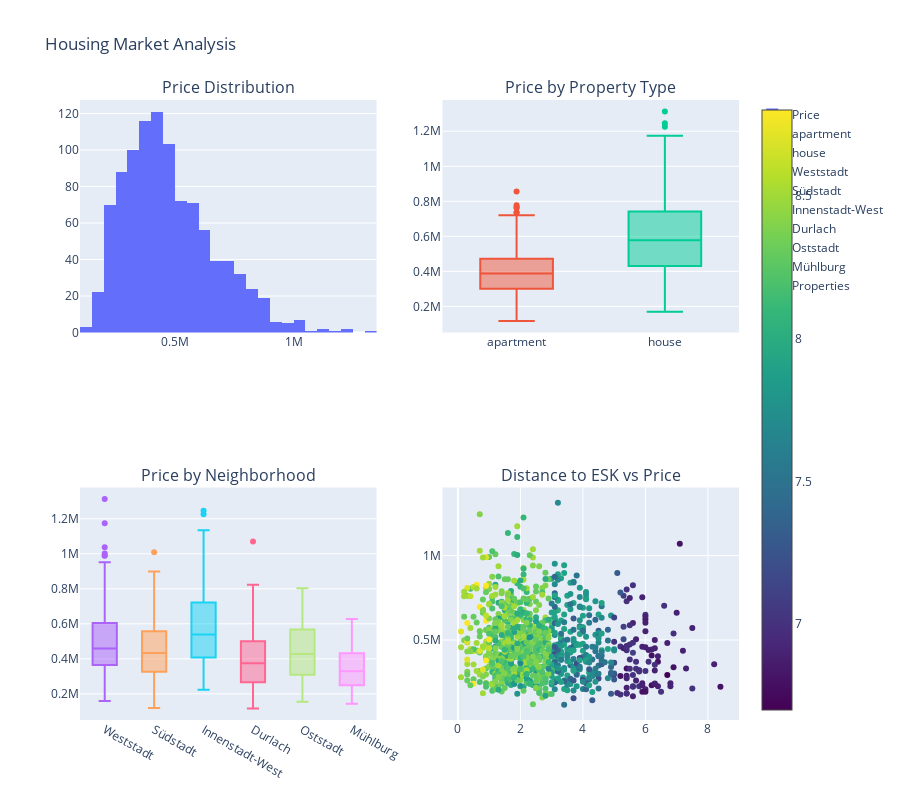

The notebook cell saved with this chart:
### Markdown cell above
## 4. Exploratory Data Analysis (EDA)

### Code cell
# Price Distribution Analysis
fig = make_subplots(
    rows=2, cols=2,
    subplot_titles=('Price Distribution', 'Price by Property Type', 
                   'Price by Neighborhood', 'Distance to ESK vs Price'),
    specs=[[{"type": "histogram"}, {"type": "box"}],
           [{"type": "box"}, {"type": "scatter"}]]
)

# Price histogram
fig.add_trace(
    go.Histogram(x=df['price'], name='Price', nbinsx=30),
    row=1, col=1
)

# Price by property type
for prop_type in df['property_type'].unique():
    fig.add_trace(
        go.Box(y=df[df['property_type']==prop_type]['price'], 
               name=prop_type),
        row=1, col=2
    )

# Price by neighborhood (top 10)
top_neighborhoods = df['neighborhood'].value_counts().head(10).index
df_top = df[df['neighborhood'].isin(top_neighborhoods)]
for neighborhood in top_neighborhoods:
    fig.add_trace(
        go.Box(y=df_top[df_top['neighborhood']==neighborhood]['price'], 
               name=neighborhood),
        row=2, col=1
    )

# Distance vs Price scatter
fig.add_trace(
    go.Scatter(x=df['distance_to_esk'], y=df['price'], 
               mode='markers', name='Properties',
               marker=dict(color=df['esk_suitability_score'], 
                          colorscale='Viridis', showscale=True)),
    row=2, col=2
)

fig.update_layout(height=800, title_text="Housing Market Analysis")

# Display figure (Notebook compatible)
from IPython.display import display
display(fig)

print("[INSIGHTS] Key Insights:")
print(f"[PRICE] Average Price: €{df['price'].mean():,.2f}")
print(f"[DISTANCE] Average Distance to ESK: {df['distance_to_esk'].mean():.2f} km")
print(f"[SCORE] Average ESK Suitability: {df['esk_suitability_score'].mean():.1f}/100")

### Figure 1 — Plotly figure (JSON) as saved in the notebook; plotly's stock layout.template omitted (floating-point values rounded to 4 significant figures; data arrays with more than 128 entries replaced by an {"elided": "..."} marker saying what was removed)
{"data": [{"name": "Price", "nbinsx": 30, "type": "histogram", "x": {"elided": "1000 int values"}, "xaxis": "x", "yaxis": "y"}, {"name": "apartment", "type": "box", "xaxis": "x2", "y": {"elided": "588 int values"}, "yaxis": "y2"}, {"name": "house", "type": "box", "xaxis": "x2", "y": {"elided": "412 int values"}, "yaxis": "y2"}, {"name": "Weststadt", "type": "box", "xaxis": "x3", "y": {"elided": "380 int values"}, "yaxis": "y3"}, {"name": "Südstadt", "type": "box", "xaxis": "x3", "y": {"elided": "254 int values"}, "yaxis": "y3"}, {"name": "Innenstadt-West", "type": "box", "xaxis": "x3", "y": {"elided": "141 int values"}, "yaxis": "y3"}, {"name": "Durlach", "type": "box", "xaxis": "x3", "y": [370663, 700421, 329368, 620235, 349287, 259964, 318656, 548455, 331353, 823754, 504975, 291984, 183350, 552313, 622021, 371659, 554325, 385098, 208272, 226074, 578281, 216613, 464471, 436197, 497617, 443405, 318840, 799673, 1070460, 297593, 433206, 570627, 320936, 459923, 286674, 265845, 243374, 350320, 473571, 262337, 411021, 602008, 338040, 192690, 244154, 441203, 182559, 761478, 273351, 489185, 378974, 294206, 729733, 662036, 601096, 408770, 329938, 225851, 601531, 539002, 331529, 753640, 232165, 212001, 225857, 649017, 288071, 632596, 315857, 500286, 212631, 481626, 604326, 406278, 456354, 581077, 186575, 167110, 439728, 312674, 207647, 292188, 461437, 368258, 117023, 387723, 353452, 300809, 403411, 450931, 265672, 242766, 748247, 405785, 339228, 371547, 637590, 484152, 305418, 702186, 225978, 193228, 232191, 223383, 355518, 428530, 460435, 500712, 450662, 223021, 716791, 457510, 177492, 193816], "yaxis": "y3"}, {"name": "Oststadt", "type": "box", "xaxis": "x3", "y": [563211, 406465, 267934, 402630, 352182, 573125, 330486, 379908, 521220, 437644, 559183, 540397, 626556, 418493, 460925, 291751, 233217, 661779, 802872, 720407, 315660, 240589, 211586, 344748, 247682, 272849, 550281, 397735, 243030, 350966, 454204, 580064, 637717, 657224, 312993, 463203, 789834, 478896, 638135, 308581, 449402, 181606, 377738, 155284, 598047, 398273, 610521, 739875, 515820, 260243, 257798, 309230, 696946, 496367, 277465, 311852, 599072, 357725, 568092, 444405, 205085, 295550, 546703, 249690, 584912, 529513], "yaxis": "y3"}, {"name": "Mühlburg", "type": "box", "xaxis": "x3", "y": [619354, 444050, 355837, 408869, 444890, 463325, 317503, 272322, 333506, 239788, 268118, 439148, 269725, 222441, 216006, 257963, 143428, 450405, 180957, 393849, 574590, 362325, 430130, 232449, 415988, 627929, 260242, 262702, 255296, 250638, 426282, 365156, 554003, 240801, 243273, 362395, 222509, 514124, 329429, 169765, 367390, 273307, 458426, 327186, 226954], "yaxis": "y3"}, {"marker": {"color": {"elided": "1000 float values"}, "colorscale": [[0, "#440154"], [0.1111, "#482878"], [0.2222, "#3e4989"], [0.3333, "#31688e"], [0.4444, "#26828e"], [0.5556, "#1f9e89"], [0.6667, "#35b779"], [0.7778, "#6ece58"], [0.8889, "#b5de2b"], [1, "#fde725"]], "showscale": true}, "mode": "markers", "name": "Properties", "type": "scatter", "x": {"elided": "1000 float values"}, "xaxis": "x4", "y": {"elided": "1000 int values"}, "yaxis": "y4"}], "layout": {"annotations": [{"font": {"size": 16}, "showarrow": false, "text": "Price Distribution", "x": 0.225, "xanchor": "center", "xref": "paper", "y": 1, "yanchor": "bottom", "yref": "paper"}, {"font": {"size": 16}, "showarrow": false, "text": "Price by Property Type", "x": 0.775, "xanchor": "center", "xref": "paper", "y": 1, "yanchor": "bottom", "yref": "paper"}, {"font": {"size": 16}, "showarrow": false, "text": "Price by Neighborhood", "x": 0.225, "xanchor": "center", "xref": "paper", "y": 0.375, "yanchor": "bottom", "yref": "paper"}, {"font": {"size": 16}, "showarrow": false, "text": "Distance to ESK vs Price", "x": 0.775, "xanchor": "center", "xref": "paper", "y": 0.375, "yanchor": "bottom", "yref": "paper"}], "height": 800, "title": {"text": "Housing Market Analysis"}, "xaxis": {"anchor": "y", "domain": [0, 0.45]}, "xaxis2": {"anchor": "y2", "domain": [0.55, 1]}, "xaxis3": {"anchor": "y3", "domain": [0, 0.45]}, "xaxis4": {"anchor": "y4", "domain": [0.55, 1]}, "yaxis": {"anchor": "x", "domain": [0.625, 1]}, "yaxis2": {"anchor": "x2", "domain": [0.625, 1]}, "yaxis3": {"anchor": "x3", "domain": [0, 0.375]}, "yaxis4": {"anchor": "x4", "domain": [0, 0.375]}}}
